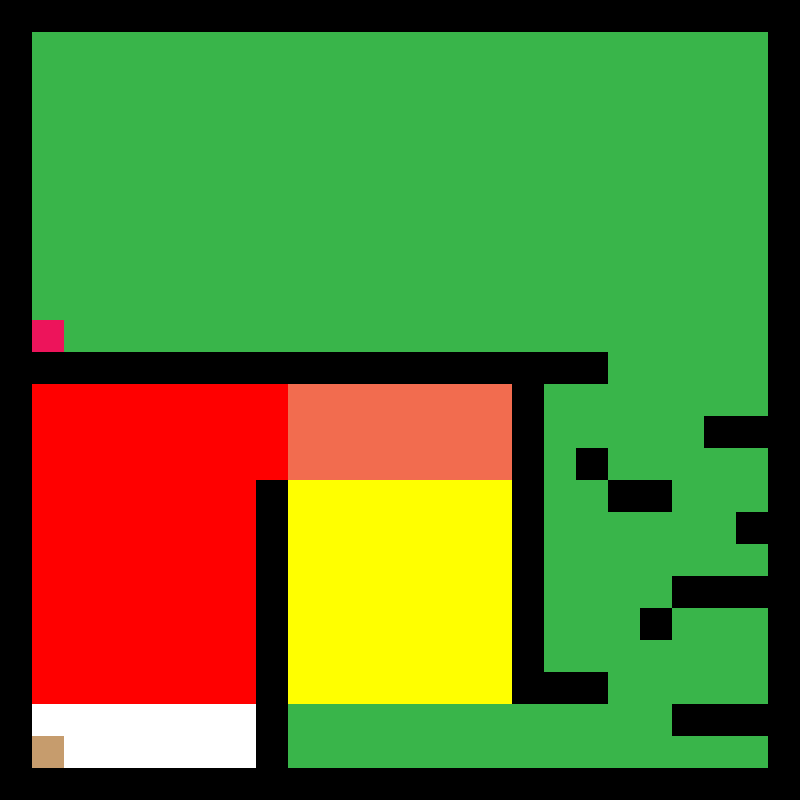

Below is a game level as drawn by its tile map, then a one-line description and the .tmx that defines it (tile-layer data replaced by summaries):
An orthogonal 25x25 tile map with 32x32 px tiles, 1 tile layer (Tile Layer 1).

<map version="1.0" orientation="orthogonal" width="25" height="25" tilewidth="32" tileheight="32">
 <tileset firstgid="1" source="map.tsx" />
 <layer name="Tile Layer 1" width="25" height="25">
  <data>[625 cells, 625 non-empty, 8 distinct tile ids]</data>
 </layer>
</map>
